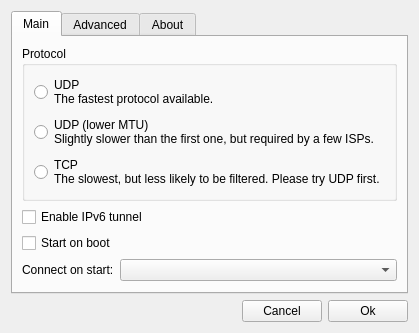
<?xml version="1.0" encoding="UTF-8"?>
<ui version="4.0">
 <class>SettingsWindow</class>
 <widget class="QWidget" name="SettingsWindow">
  <property name="geometry">
   <rect>
    <x>0</x>
    <y>0</y>
    <width>387</width>
    <height>305</height>
   </rect>
  </property>
  <property name="windowTitle">
   <string>Settings</string>
  </property>
  <layout class="QGridLayout" name="gridLayout">
   <item row="1" column="0">
    <spacer name="horizontalSpacer">
     <property name="orientation">
      <enum>Qt::Horizontal</enum>
     </property>
     <property name="sizeHint" stdset="0">
      <size>
       <width>40</width>
       <height>20</height>
      </size>
     </property>
    </spacer>
   </item>
   <item row="0" column="0" colspan="3">
    <widget class="QTabWidget" name="tabWidget">
     <property name="currentIndex">
      <number>0</number>
     </property>
     <widget class="QWidget" name="mainTab">
      <attribute name="title">
       <string>Main</string>
      </attribute>
      <layout class="QFormLayout" name="formLayout_3">
       <item row="0" column="0" colspan="2">
        <widget class="QGroupBox" name="groupBox">
         <property name="sizePolicy">
          <sizepolicy hsizetype="Preferred" vsizetype="Preferred">
           <horstretch>0</horstretch>
           <verstretch>0</verstretch>
          </sizepolicy>
         </property>
         <property name="title">
          <string>Protocol</string>
         </property>
         <layout class="QFormLayout" name="formLayout">
          <item row="0" column="0">
           <widget class="QRadioButton" name="protoUDP">
            <property name="text">
             <string>UDP
The fastest protocol available.</string>
            </property>
           </widget>
          </item>
          <item row="1" column="0">
           <widget class="QRadioButton" name="protoUDPL">
            <property name="text">
             <string>UDP (lower MTU)
Slightly slower than the first one, but required by a few ISPs.</string>
            </property>
           </widget>
          </item>
          <item row="2" column="0">
           <widget class="QRadioButton" name="protoTCP">
            <property name="text">
             <string>TCP
The slowest, but less likely to be filtered. Please try UDP first.</string>
            </property>
           </widget>
          </item>
         </layout>
        </widget>
       </item>
       <item row="1" column="0" colspan="2">
        <widget class="QCheckBox" name="ipv6Checkbox">
         <property name="enabled">
          <bool>true</bool>
         </property>
         <property name="text">
          <string>Enable IPv6 tunnel</string>
         </property>
         <property name="checkable">
          <bool>true</bool>
         </property>
        </widget>
       </item>
       <item row="2" column="0" colspan="2">
        <widget class="QCheckBox" name="startOnBootCheckbox">
         <property name="text">
          <string>Start on boot</string>
         </property>
        </widget>
       </item>
       <item row="4" column="1">
        <widget class="QComboBox" name="autoconnectBox">
         <property name="editable">
          <bool>false</bool>
         </property>
        </widget>
       </item>
       <item row="4" column="0">
        <widget class="QLabel" name="label">
         <property name="text">
          <string>Connect on start:</string>
         </property>
        </widget>
       </item>
      </layout>
     </widget>
     <widget class="QWidget" name="advTab">
      <attribute name="title">
       <string>Advanced</string>
      </attribute>
      <layout class="QFormLayout" name="formLayout_2">
       <item row="0" column="0" colspan="2">
        <widget class="QLabel" name="label_5">
         <property name="text">
          <string>HTTP Proxy to use:</string>
         </property>
        </widget>
       </item>
       <item row="1" column="0" colspan="2">
        <widget class="QLineEdit" name="httpProxyEdit">
         <property name="placeholderText">
          <string>Leave empty to use none</string>
         </property>
        </widget>
       </item>
       <item row="2" column="0" colspan="2">
        <widget class="QLabel" name="label_4">
         <property name="text">
          <string>DNS server for API queries: (without VPN)</string>
         </property>
        </widget>
       </item>
       <item row="3" column="0" colspan="2">
        <widget class="QLineEdit" name="dnsAPIEdit">
         <property name="placeholderText">
          <string>Leave empty to use the default server</string>
         </property>
        </widget>
       </item>
       <item row="4" column="0" colspan="2">
        <widget class="QLabel" name="label_6">
         <property name="text">
          <string>Override DNS server: (while connected to the VPN)</string>
         </property>
        </widget>
       </item>
       <item row="5" column="0" colspan="2">
        <widget class="QLineEdit" name="dnsSystemEdit">
         <property name="placeholderText">
          <string>Leave empty to use the VPN's internal server</string>
         </property>
        </widget>
       </item>
       <item row="7" column="0">
        <widget class="QPushButton" name="uninstallButton">
         <property name="text">
          <string>Uninstall</string>
         </property>
        </widget>
       </item>
       <item row="6" column="0">
        <spacer name="verticalSpacer_2">
         <property name="orientation">
          <enum>Qt::Vertical</enum>
         </property>
         <property name="sizeType">
          <enum>QSizePolicy::Maximum</enum>
         </property>
         <property name="sizeHint" stdset="0">
          <size>
           <width>20</width>
           <height>40</height>
          </size>
         </property>
        </spacer>
       </item>
      </layout>
     </widget>
     <widget class="QWidget" name="aboutTab">
      <attribute name="title">
       <string>About</string>
      </attribute>
      <layout class="QFormLayout" name="formLayout_4">
       <item row="0" column="0" colspan="2">
        <widget class="QLabel" name="aboutTitleLabel">
         <property name="font">
          <font>
           <pointsize>14</pointsize>
          </font>
         </property>
         <property name="text">
          <string>LVPN GUI</string>
         </property>
         <property name="alignment">
          <set>Qt::AlignCenter</set>
         </property>
         <property name="margin">
          <number>10</number>
         </property>
        </widget>
       </item>
       <item row="1" column="0" colspan="2">
        <widget class="QLabel" name="aboutVersionLabel">
         <property name="font">
          <font>
           <pointsize>10</pointsize>
          </font>
         </property>
         <property name="text">
          <string>Version 1.2.3-4</string>
         </property>
         <property name="alignment">
          <set>Qt::AlignRight|Qt::AlignTrailing|Qt::AlignVCenter</set>
         </property>
        </widget>
       </item>
       <item row="3" column="0">
        <widget class="QLabel" name="aboutBaseLabel">
         <property name="font">
          <font>
           <pointsize>10</pointsize>
          </font>
         </property>
         <property name="text">
          <string>LVPNGUI by PacketImpact</string>
         </property>
         <property name="openExternalLinks">
          <bool>true</bool>
         </property>
        </widget>
       </item>
       <item row="2" column="0">
        <spacer name="verticalSpacer">
         <property name="orientation">
          <enum>Qt::Vertical</enum>
         </property>
         <property name="sizeHint" stdset="0">
          <size>
           <width>20</width>
           <height>40</height>
          </size>
         </property>
        </spacer>
       </item>
      </layout>
     </widget>
    </widget>
   </item>
   <item row="1" column="1">
    <widget class="QPushButton" name="cancelButton">
     <property name="text">
      <string>Cancel</string>
     </property>
    </widget>
   </item>
   <item row="1" column="2">
    <widget class="QPushButton" name="saveButton">
     <property name="text">
      <string>Ok</string>
     </property>
    </widget>
   </item>
  </layout>
 </widget>
 <resources/>
 <connections/>
</ui>
